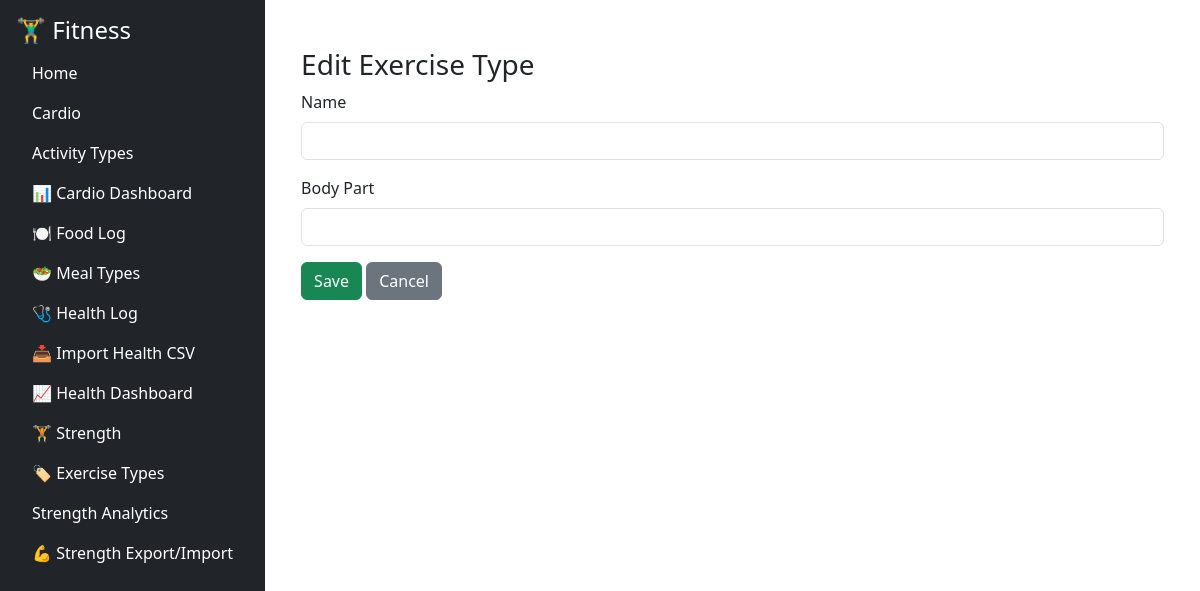
The page /strength/exercise_types/edit/11 on the database as committed earlier.
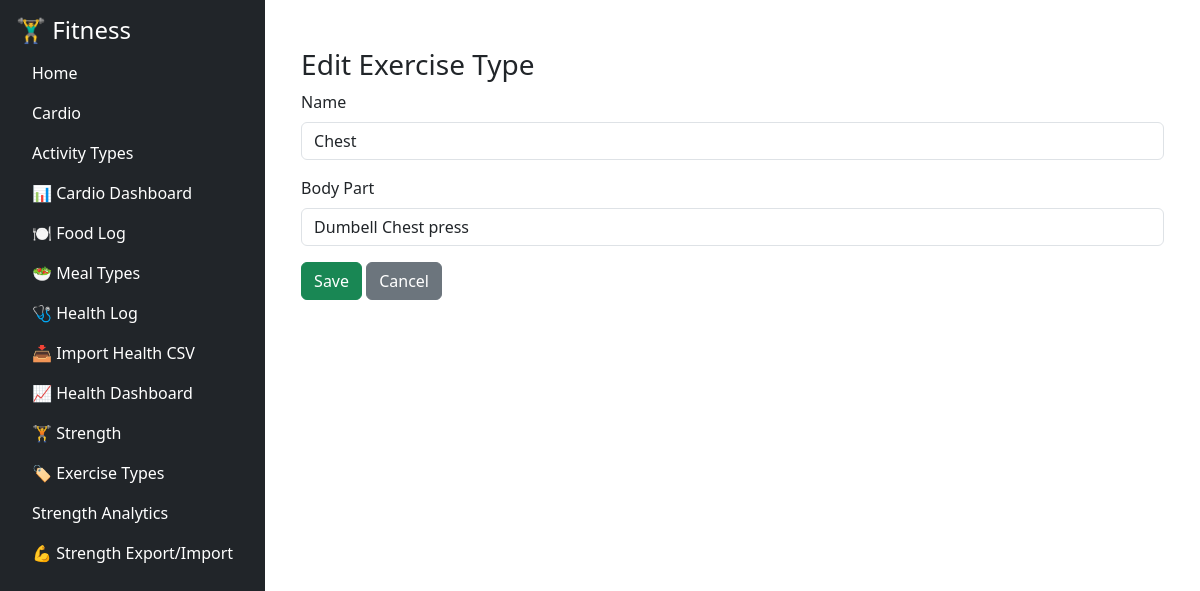
The same page on the database as committed later.
### tables this page shows
CREATE TABLE exercise_types (
        id INTEGER PRIMARY KEY AUTOINCREMENT,
        name TEXT NOT NULL UNIQUE,
        body_part TEXT
    );

### fitness/strength/routes/strength_routes.py (the view, shortened to what this page needs)
@strength_bp.route('/exercise_types/edit/<int:id>', methods=['GET', 'POST'])
def edit_exercise_type(id):
    conn = get_connection()
    et = conn.execute("SELECT * FROM exercise_types WHERE id=?", (id,)).fetchone()
    conn.close()
    return render_template('exercise_types_form.html', action="Edit", exercise_type=et)

### fitness/db/db.py (called while the page is built)
def get_connection():
    conn = sqlite3.connect(DB_PATH)
    conn.row_factory = sqlite3.Row
    return conn

### fitness/strength/templates/exercise_types_form.html
{% extends "base.html" %}
{% block content %}
<div class="container mt-4">
  <h3>{{ action }} Exercise Type</h3>
  <form method="POST">
    <div class="mb-3">
      <label class="form-label">Name</label>
      <input type="text" name="name" class="form-control" required value="{{ exercise_type['name'] if exercise_type else '' }}">
    </div>
    <div class="mb-3">
      <label class="form-label">Body Part</label>
      <input type="text" name="body_part" class="form-control" value="{{ exercise_type['body_part'] if exercise_type else '' }}">
    </div>
    <button type="submit" class="btn btn-success">Save</button>
    <a href="{{ url_for('strength_bp.exercise_types') }}" class="btn btn-secondary">Cancel</a>
  </form>
</div>
{% endblock %}

Rows that differ between the two databases and show on the page:
added exercise_types: name "Chest", body_part "Dumbell Chest press"
